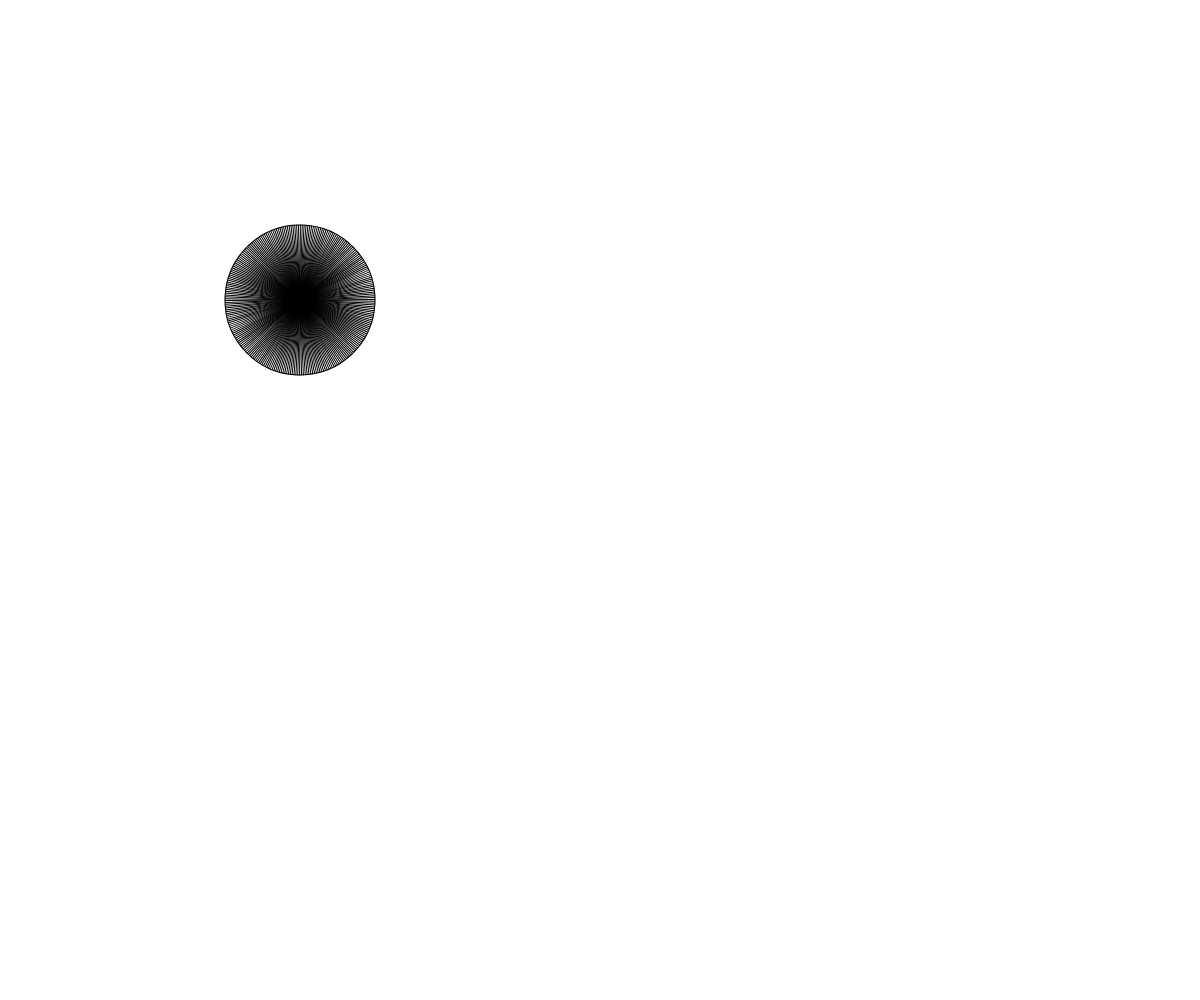
Frame 1 (no input)
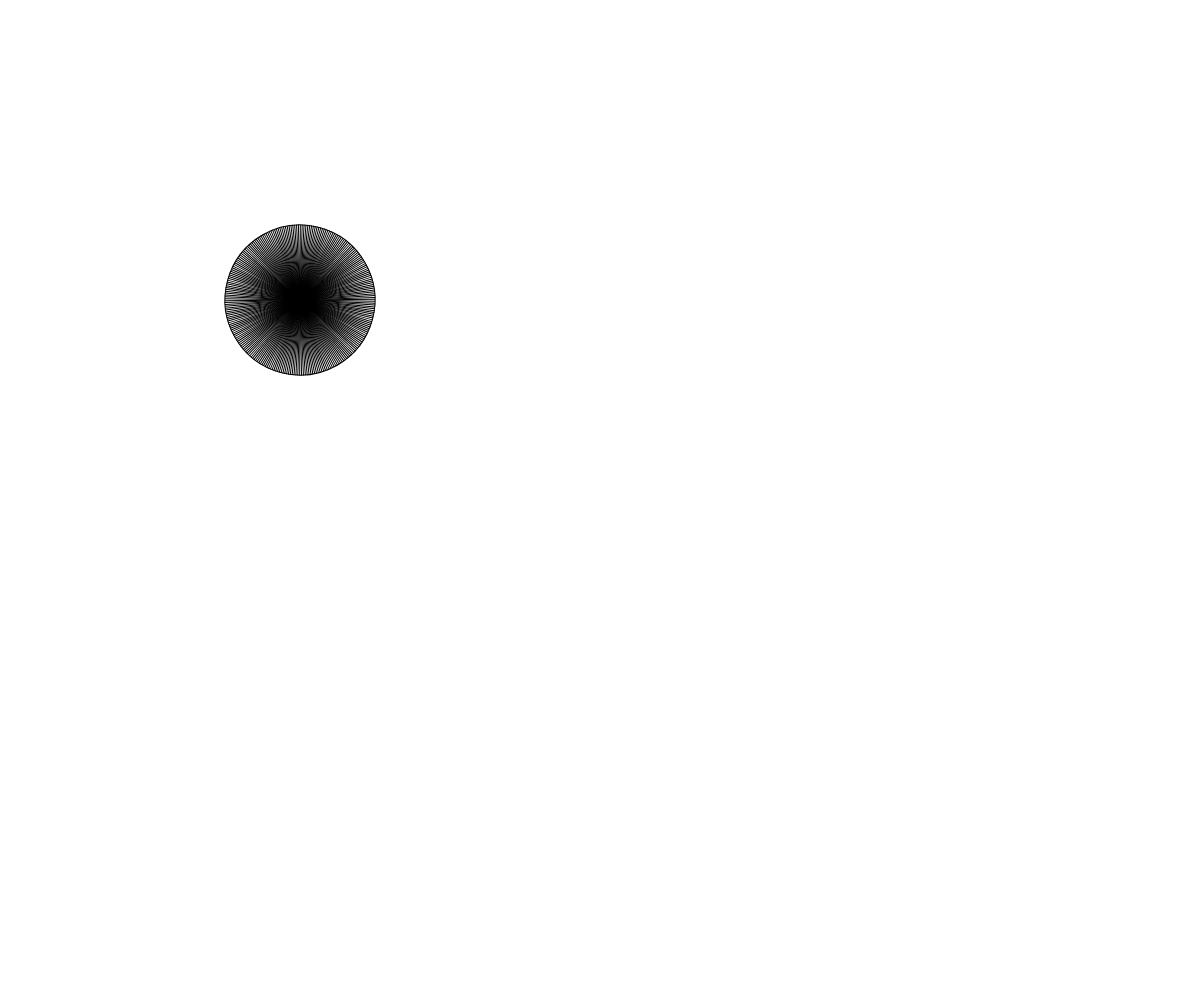
Frame 60 (no input)
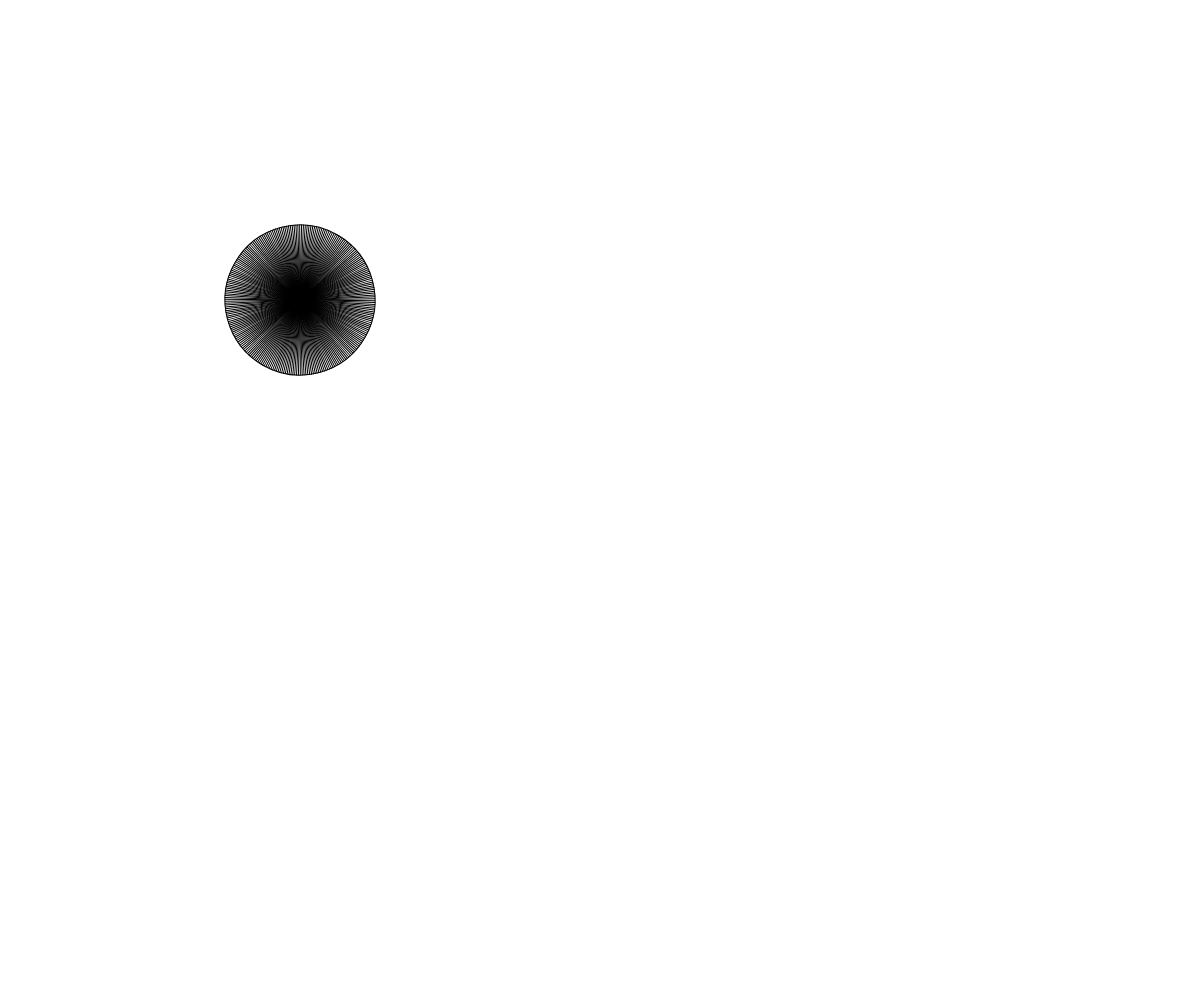
Frame 120 (the mouse pressed at the canvas centre since frame 60)

The p5.js sketch that drew these frames (run headless with seeded random() and noise() and a simulated clock; from frame 60 on, the mouse is pressed at the canvas centre):

// p5.js sketch
// ── sketch.js
// Basic Transformations Sandbox


let originalSpacing = 20;


function setup() {
  createCanvas(windowWidth, windowHeight);
}

function face(x, y) {
  //draw a face at x,y
  push();
  translate(x,y);
  ellipseMode(CENTER);
  fill("White");
  stroke(0);
  ellipse(0,0,150,150);

}

function rectangleRed(x, y) {
  //draw a red rectangle at x,y (sized 50 pixels square) - to visualize what happens to the coordinate system
  //when different basic transformations are applied.
  noStroke();
  fill(255, 0, 0, 150);
  rect(x, y, 50, 50);

}

function rectangleBlue(x, y) {
  //draw a red rectangle at x,y (sized 50 pixels square) - to visualize what happens to the coordinate system
  //when different basic transformations are applied.
  noStroke();
  fill(0, 0, 255, 150);
  rect(x, y, 50, 50);

}

function drawBasicGrid(shade) {
  //draw the normal cartesian Coordinate Grid, in a light color. Spaced at 20 px by default
  stroke(shade);
  for (let x = 0; x < width; x += 20) {
    line(x, 0, x, height);
  }
  for (let y = 0; y < height; y += 20) {
    line(0, y, width, y);
  }

  //Draw "X" at the origin
  strokeWeight(3);
  stroke(0);
  line(-5,0,5,0);
  line(0,5,0,-5);
  strokeWeight(1);
}





function draw() {
  // ALL TRANSFORMATION RESET at draw()
  // background(255);
  //drawBasicGrid(220);


  //transformation one: TRANSLATION
  // push();
  // translate(200, 150); // x, y. (z)
  // drawBasicGrid(150);
  // rectangleBlue(0,0);
  // pop();

  // push();
  // translate(100, 300);
  // rectangleRed(0,0);
  // pop();

  //add push()  pop()

  background(255);
  // //transformation two: SCALE
  // //scale works w.r.t. ORIGIN
  // //can use negative scale to flip the coordinate system
  // let s = map(mouseX, 0, width, 0.1, 8);
  
  // translate(200,200);
  // scale(s); // 0-1 reduction, 1 no change, > 1 enlargment
  // drawBasicGrid(180);
  // rectMode(CENTER);
  // rectangleBlue(0,0);



  //transformation three: ROTATION
  //reminder: rotations are measured in radians, not degrees! Functions can help with the conversion...
  translate(300,300);
  angleMode(DEGREES); // Changes the mode of radians to degrees
  rotate(frameCount);
  //drawBasicGrid(150)
  face(0, 0);
  //Combinations of Transformations

  //Challenge
  let n = 250;
  for(let i = 0; i < n; i++){
  stroke("black");
  line(0,0,75,0);
  rotate(360/-n);
  }
  

}
